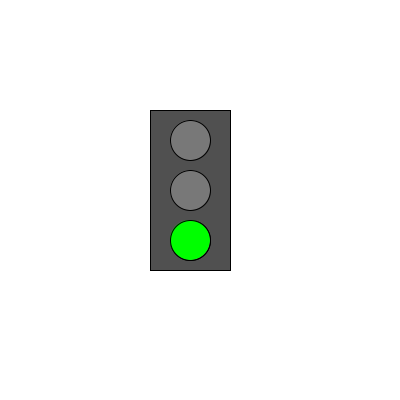
Frame 1 (no input)
Frame 60 (the mouse pressed at the canvas centre just before this capture): identical to frame 1, image omitted
Frame 120 (the mouse held since frame 60 and released just before this capture): identical to frame 1, image omitted

The Processing sketch that drew this single still picture (run headless with seeded random() and noise(); from frame 60 on, the mouse is pressed at the canvas centre):

// Processing sketch: task_three
// ── task_three.pde
int r = 255;
int g = 255;
int b = 255;
int background = 255;
int grey = 120;
int circleX = 190;
boolean aDown = false;


void setup()
{
 size (400,400); 
 background(255);
}

void draw()
{
  fill(80);
 rect(150,110,80,160); 
 fill(grey);
 
 circle(circleX,190,40);
 circle(circleX,240,40);
 
 if(aDown)
 {
   fill(r,0,0);
   circle(circleX,140,40); 
 } else
 {
   fill(grey);
   circle(circleX,140,40); 
   fill(0,g,0);
   circle(circleX,240,40);
 }
 
}

void keyPressed()
{
  if (key == 'A' || key == 'a')
  {
    aDown = !aDown;
  }
}

// if you dont want the toogle version.

//void keyReleased()
//{
//  if (key == 'A' || key == 'a')
//  {
//    aDown = false;
//  }
//}
